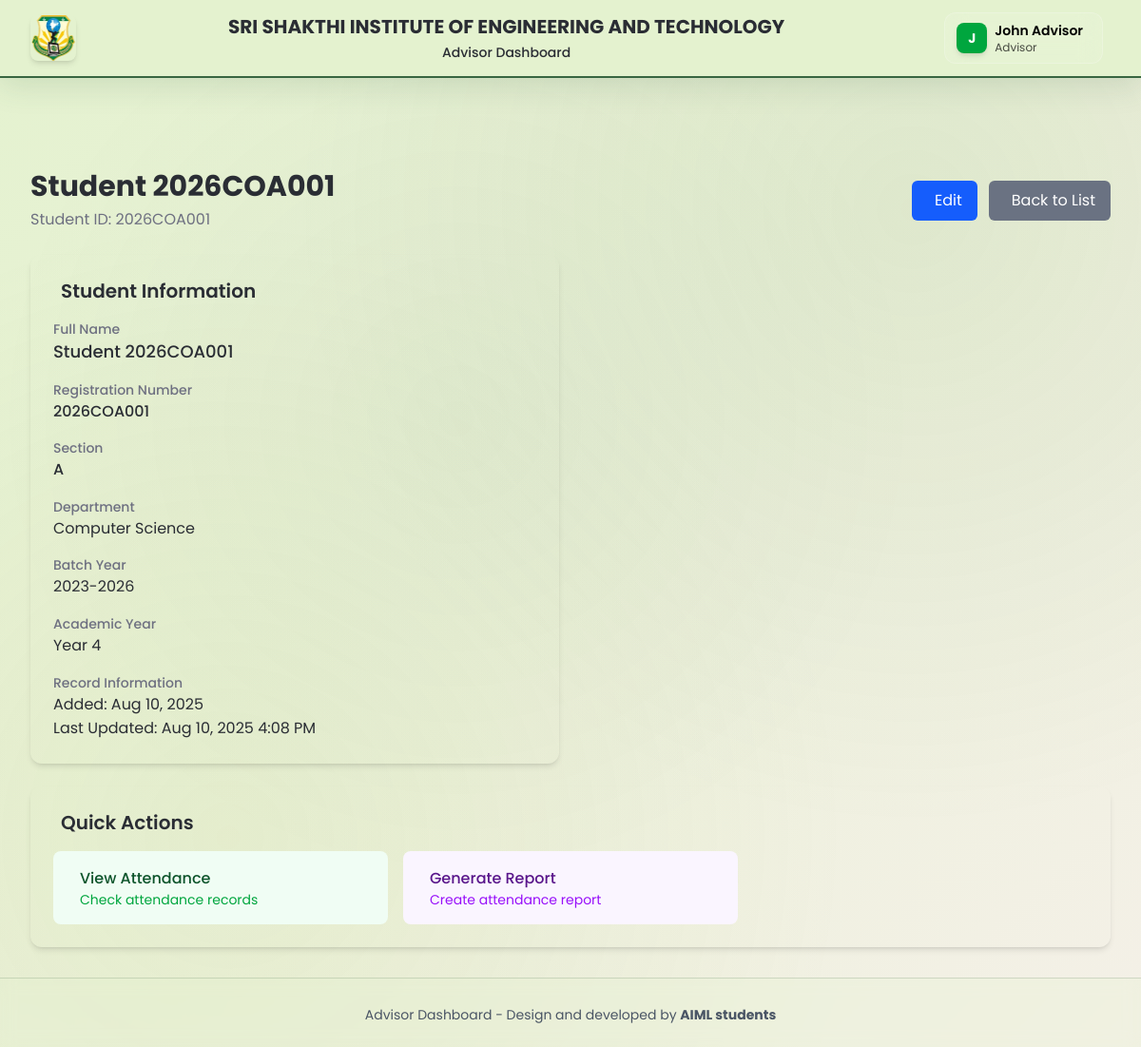
The app's page /advisor/students/2026COA001/ (signed in) with its own data.
### core/models.py (models this page shows, shortened)
class TimestampedModel(models.Model):
    created_at = models.DateTimeField(auto_now_add=True)
    updated_at = models.DateTimeField(auto_now=True)
    class Meta:
        abstract = True

class Student(TimestampedModel):
    student_regno = models.CharField(max_length=50, primary_key=True, help_text="Student registration number")
    name = models.CharField(max_length=200)
    department = models.ForeignKey(
        Department,
        on_delete=models.CASCADE,
        db_column='dept_id'
    )
    batch = models.ForeignKey(
        Batch,
        on_delete=models.CASCADE,
        db_column='batch_id'
    )
    section = models.ForeignKey(
        Section,
        on_delete=models.CASCADE,
        db_column='section_id'
    )
    class Meta:
        db_table = 'Students'
        verbose_name = 'Student'
        verbose_name_plural = 'Students'

class Section(TimestampedModel):
    section_id = models.AutoField(primary_key=True)
    batch = models.ForeignKey(
        Batch,
        on_delete=models.CASCADE,
        db_column='batch_id'
    )
    section_name = models.CharField(max_length=10)
    class Meta:
        db_table = 'Sections'
        verbose_name = 'Section'
        verbose_name_plural = 'Sections'
        unique_together = ['batch', 'section_name']

class Batch(TimestampedModel):
    batch_id = models.AutoField(primary_key=True)
    dept = models.ForeignKey(
        Department,
        on_delete=models.CASCADE,
        db_column='dept_id'
    )
    batch_year = models.PositiveIntegerField(
        help_text="Graduation year (e.g., 2027, 2028)"
    )
    class Meta:
        db_table = 'Batches'
        verbose_name = 'Batch'
        verbose_name_plural = 'Batches'
        unique_together = ['dept', 'batch_year']
    @property
    def display_year(self):
        start_year = self.batch_year - 3  # 4 year course, so start year is graduation year - 3
        return f"{start_year}-{self.batch_year}"
    @property
    def current_year(self):
        current_date = timezone.now().date()
        current_academic_year = current_date.year
        if current_date.month >= 6:  # Academic year starts in June
            current_academic_year += 1
        years_until_graduation = self.batch_year - current_academic_year
        return max(1, min(4, 4 - years_until_graduation))

class Department(TimestampedModel):
    dept_id = models.IntegerField(primary_key=True, unique=True, help_text="Department ID (manually assigned)")
    dept_name = models.CharField(max_length=100, unique=True)
    class Meta:
        db_table = 'Departments'
        verbose_name = 'Department'
        verbose_name_plural = 'Departments'

### advisor_dashboard/views.py (the view)
# urls.py: path('students/<str:student_regno>/', views.student_detail, name='student_detail'),
@login_required
def student_detail(request, student_regno):
    if not check_advisor_permission(request.user):
        messages.error(request, "Access denied. You don't have advisor permissions.")
        return redirect("auth:login")
    advisor = get_advisor_profile(request.user)
    if not advisor:
        messages.error(request, "No advisor profile found.")
        return redirect("advisor_dashboard:dashboard")
    student = get_object_or_404(Student, student_regno=student_regno)
    if student not in advisor.get_assigned_students():
        messages.error(request, "You don't have permission to view this student.")
        return redirect("advisor_dashboard:student_list")
    context = {
        'user': request.user,
        'advisor': advisor,
        'student': student,
    }
    return render(request, 'advisor_dashboard/student_detail.html', context)

### advisor_dashboard/models.py (called while the page is built)
    def get_assigned_students(self):
        from core.models import Student
        from django.db.models import Q
        filter_conditions = Q(student_regno__isnull=True)  # Start with empty condition
        if self.sections.exists():
            filter_conditions |= Q(section__in=self.sections.all())
        elif self.batches.exists():
            filter_conditions |= Q(section__batch__in=self.batches.all())
        elif self.departments.exists():
            filter_conditions |= Q(section__batch__dept__in=self.departments.all())
        return Student.objects.filter(filter_conditions).distinct()

### advisor_dashboard/views.py (called while the page is built)
def get_advisor_profile(user):
    try:
        return user.advisor_profile
    except:
        return None

def check_advisor_permission(user):
    is_in_advisor_group = user.groups.filter(name='Advisors').exists()
    is_staff_user = user.is_staff
    print(f"DEBUG: User {user.username} - is_in_advisor_group: {is_in_advisor_group}, is_staff: {is_staff_user}")
    return is_in_advisor_group or is_staff_user or user.is_superuser

### Frontend/templates/advisor_dashboard/student_detail.html (shortened to what this page needs)
{% extends 'advisor_dashboard/advisor_base.html' %}
{% block content %}
<div class="space-y-6">
  <div class="flex items-center justify-between">
    <div>
      <h1 class="text-3xl font-bold text-[var(--text-primary)]">{{ student.name }}</h1>
      <p class="text-[var(--text-secondary)] mt-1">Student ID: {{ student.student_regno }}</p>
    </div>
    <div class="flex space-x-3">
      <a href="{% url 'advisor_dashboard:student_edit' student.student_regno %}"
         class="bg-blue-600 text-white px-4 py-2 rounded-md hover:bg-blue-700 transition-colors">
        Edit
      </a>
      <a href="{% url 'advisor_dashboard:student_list' %}"
         class="bg-gray-500 text-white px-4 py-2 rounded-md hover:bg-gray-600 transition-colors">
        Back to List
      </a>
    </div>
  </div>
  <div class="grid grid-cols-1 lg:grid-cols-2 gap-6">
    <div class="bg-[var(--bg-secondary)] rounded-xl shadow-md p-6">
      <h3 class="text-xl font-semibold text-[var(--text-primary)] mb-4">
        Student Information
      </h3>
      <div class="space-y-4">
        <div>
          <label class="block text-sm font-medium text-[var(--text-secondary)]">Full Name</label>
          <p class="text-[var(--text-primary)] font-medium text-lg">{{ student.name }}</p>
        </div>
        <div>
          <label class="block text-sm font-medium text-[var(--text-secondary)]">Registration Number</label>
          <p class="text-[var(--text-primary)] font-medium">{{ student.student_regno }}</p>
        </div>
        <div>
          <label class="block text-sm font-medium text-[var(--text-secondary)]">Section</label>
          <p class="text-[var(--text-primary)] font-medium">{{ student.section.section_name }}</p>
        </div>
        <div>
          <label class="block text-sm font-medium text-[var(--text-secondary)]">Department</label>
          <p class="text-[var(--text-primary)]">{{ student.section.batch.dept.dept_name }}</p>
        </div>
        <div>
          <label class="block text-sm font-medium text-[var(--text-secondary)]">Batch Year</label>
          <p class="text-[var(--text-primary)]">{{ student.section.batch.display_year }}</p>
        </div>
        <div>
          <label class="block text-sm font-medium text-[var(--text-secondary)]">Academic Year</label>
          <p class="text-[var(--text-primary)]">Year {{ student.section.batch.current_year }}</p>
        </div>
        <div>
          <label class="block text-sm font-medium text-[var(--text-secondary)]">Record Information</label>
          <p class="text-[var(--text-primary)]">Added: {{ student.created_at|date:"M j, Y" }}</p>
          <p class="text-[var(--text-primary)]">Last Updated: {{ student.updated_at|date:"M j, Y g:i A" }}</p>
        </div>
      </div>
    </div>
  </div>
  <div class="bg-[var(--bg-secondary)] rounded-xl shadow-md p-6">
    <h3 class="text-xl font-semibold text-[var(--text-primary)] mb-4">
      Quick Actions
    </h3>
    <div class="grid grid-cols-1 md:grid-cols-3 gap-4">
      <a href="{% url 'advisor_dashboard:attendance_list' %}?student={{ student.student_regno }}"
         class="flex items-center p-4 bg-green-50 rounded-lg hover:bg-green-100 transition-colors">
        <div>
          <h4 class="font-medium text-green-900">View Attendance</h4>
          <p class="text-sm text-green-600">Check attendance records</p>
        </div>
      </a>
      <a href="{% url 'advisor_dashboard:custom_report' %}?student={{ student.student_regno }}"
         class="flex items-center p-4 bg-purple-50 rounded-lg hover:bg-purple-100 transition-colors">
        <div>
          <h4 class="font-medium text-purple-900">Generate Report</h4>
          <p class="text-sm text-purple-600">Create attendance report</p>
        </div>
      </a>
    </div>
  </div>
</div>
{% endblock %}

### Frontend/templates/advisor_dashboard/advisor_base.html (shortened to what this page needs)
<!DOCTYPE html>
<html lang="en" class="h-full">
<head>
  {% load static %}
  <link rel="stylesheet" href="https://cdn.jsdelivr.net/npm/iconoir@latest/css/iconoir.css">
  <link rel="stylesheet" href="{% static 'css/glassmorphic-theme.css' %}">
  <link rel="stylesheet" href="{% static 'css/glassmorphic-components.css' %}">
  <link rel="stylesheet" href="{% static 'css/advisor-unified-ui.css' %}">
    <link rel="stylesheet" href="{% static 'css/custom-theme.css' %}">
  <script src="https://cdn.jsdelivr.net/npm/@tailwindcss/browser@4"></script>
</head>
<body class="glassmorphic-body min-h-screen">
  <header class="fixed top-0 z-50 w-full header-bg shadow-lg">
    <div class="max-w-7xl mx-auto px-4 sm:px-6 lg:px-8">
      <div class="flex items-center justify-between h-16 md:h-20">
        <div class="flex items-center space-x-3">
          <a href="{% url 'advisor_dashboard:dashboard' %}"
            class="flex items-center hover:opacity-80 transition-opacity">
            <img src="{% static 'img/image.png' %}" alt="Logo" class="h-10 w-10 md:h-12 md:w-12 rounded-lg shadow-md" />
          </a>
        </div>
        <div class="flex-1 text-center px-4 md:px-8">
          <h1 class="text-sm md:text-lg lg:text-xl font-bold glassmorphic-text-primary leading-tight">
            SRI SHAKTHI INSTITUTE OF ENGINEERING AND TECHNOLOGY
          </h1>
          <p class="text-xs md:text-sm glassmorphic-text-secondary font-medium mt-1">
            Advisor Dashboard
          </p>
        </div>
        <div class="flex items-center space-x-2">
          {% if user.is_authenticated %}
          <div class="hidden lg:block relative ml-2">
            <button id="userMenuButton"
              class="user-menu-btn flex items-center space-x-2 px-3 py-2 rounded-xl bg-white/10 backdrop-blur-md border border-white/20 hover:bg-white/20 transition-all duration-200">
              <div
                class="h-8 w-8 bg-green-600 rounded-lg flex items-center justify-center shadow-md">
                <span class="text-white font-bold text-sm">{{ user.first_name.0|default:user.username.0|upper }}</span>
              </div>
              <div class="hidden md:block text-left">
                <p class="text-sm font-semibold text-black">{{ user.get_full_name|default:user.username }}</p>
                <p class="text-xs text-black/70">Advisor</p>
              </div>
            </button>
          </div>
          {% endif %}
        </div>
      </div>
    </div>
  </header>
  <main class="pt-20 md:pt-24 pb-8">
    <div class="max-w-7xl mx-auto px-4 sm:px-6 lg:px-8">
      {% block content %}{% endblock %}
    </div>
  </main>
  <footer class="bg-white border-t border-gray-200 mt-auto">
    <div class="max-w-7xl mx-auto px-4 sm:px-6 lg:px-8 py-6">
      <div class="text-center text-sm text-gray-600">
        <p class="mt-1">Advisor Dashboard - Design and developed by <b style="font-weight: bold;">AIML students</b></p>
      </div>
    </div>
  </footer>
</body>
</html>

### static/css/glassmorphic-theme.css (style rules this page uses)
:root { --accent: #A7C957; --primary: #386641; --secondary: #6A994E; --background: #f4f0e7; --section-bg: #e4f2cf; --text-primary: #2A2D34; --text-secondary: #6E7081; --button-primary: #386641; --button-secondary: #6A994E; --danger: #BC4749; --warning: #F2CC8F; --glass-bg: rgba(228, 242, 207, 0.25); --glass-bg-strong: rgba(228, 242, 207, 0.4); --glass-border: rgba(56, 102, 65, 0.18); --glass-shadow: 0 8px 32px 0 rgba(56, 102, 65, 0.15); --glass-shadow-strong: 0 12px 40px 0 rgba(56, 102, 65, 0.25); --gradient-primary: linear-gradient(135deg, #A7C957 0%, #6A994E 50%, #386641 100%); --gradient-secondary: linear-gradient(135deg, #e4f2cf 0%, #f4f0e7 100%); --gradient-glass: linear-gradient(135deg, rgba(228, 242, 207, 0.3) 0%, rgba(167, 201, 87, 0.1) 100%); --blur-light: blur(8px); --blur-medium: blur(12px); --blur-strong: blur(16px); }
* { font-family: 'Poppins', -apple-system, BlinkMacSystemFont, 'Segoe UI', Roboto, sans-serif; }
body { background: var(--gradient-secondary); color: var(--text-primary); line-height: 1.6; position: relative; min-height: 100vh; }
body::before { content: ''; position: fixed; top: 0; left: 0; width: 100%; height: 100%; background: radial-gradient(circle at 20% 80%, rgba(167, 201, 87, 0.1) 0%, transparent 50%), radial-gradient(circle at 80% 20%, rgba(106, 153, 78, 0.1) 0%, transparent 50%), radial-gradient(circle at 40% 40%, rgba(56, 102, 65, 0.05) 0%, transparent 50%); animation: backgroundFloat 20s ease-in-out infinite; z-index: -1; pointer-events: none; }
.header-bg { background: var(--glass-bg); backdrop-filter: var(--blur-medium); -webkit-backdrop-filter: var(--blur-medium); border-bottom: 1px solid var(--glass-border); box-shadow: var(--glass-shadow); position: sticky; top: 0; z-index: 100; }
footer { background: var(--glass-bg); backdrop-filter: var(--blur-light); -webkit-backdrop-filter: var(--blur-light); border-top: 1px solid var(--glass-border); }

### static/css/custom-theme.css (style rules this page uses)
:root { --accent: #A7C957; --primary: #386641; --secondary: #6A994E; --background: #f4f0e7; --section-bg: #e4f2cf; --text-primary: #2A2D34; --text-secondary: #6E7081; --button-primary: #386641; --button-secondary: #6A994E; --danger: #BC4749; --warning: #F2CC8F; --accent-rgb: 167, 201, 87; --primary-rgb: 56, 102, 65; --secondary-rgb: 106, 153, 78; --text-primary-rgb: 42, 45, 52; --text-secondary-rgb: 110, 112, 129; --danger-rgb: 188, 71, 73; --warning-rgb: 242, 204, 143; }
body { background-color: var(--background); color: var(--text-primary); }
.header-bg { background-color: var(--section-bg); border-bottom: 2px solid var(--primary); }

### records on screen
Student: name "Student 2026COA001", student_regno "2026COA001", section.section_name "A", section.batch.dept.dept_name "Computer Science", section.batch.display_year "2023-2026", section.batch.current_year "4", created_at "Aug 10, 2025", updated_at "Aug 10, 2025 4:08 PM"

### other values on screen
{{ user.first_name.0|default:user.username.0|upper }} "J"
{{ user.get_full_name|default:user.username }} "John Advisor"
